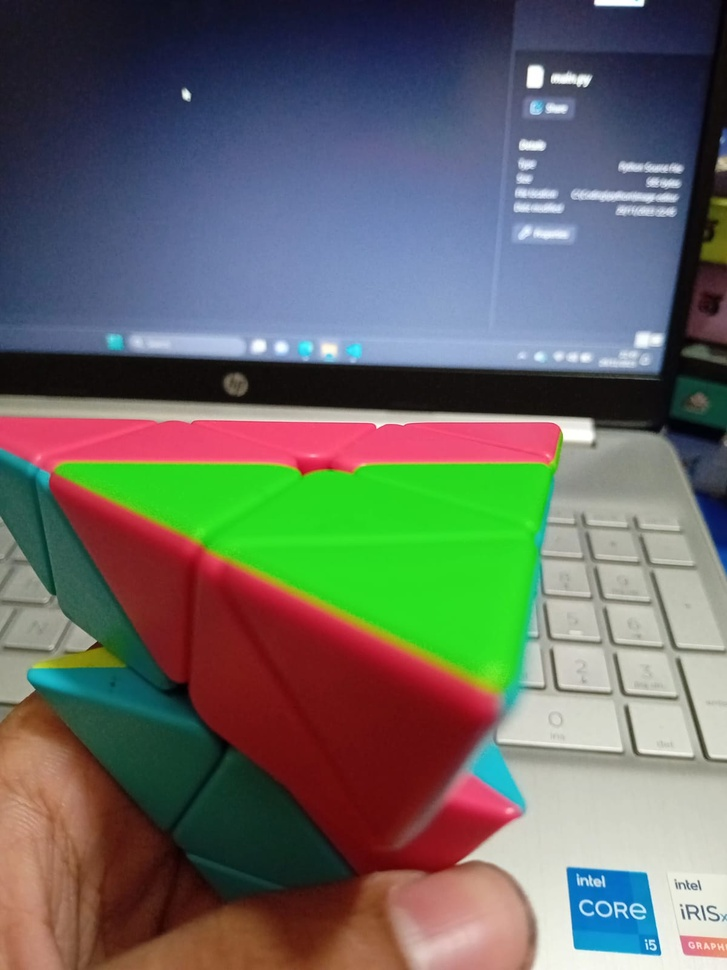
#> input picture Image editor/images/cube.jpeg, 727 x 970 px, shrunk from 1200 x 1600 before the run; its folder holds only this picture in this run
$ python main.py
#> lines starting #> are read from the running program, lines starting #| are printed output that depends on the picture
from PIL import Image, ImageEnhance, ImageFilter
import os
os.chdir('C:\Coding\python\Image editor') # input your file directory

path = "./images" # previous image
pathOut = "/editedimages" # edited image

for filename in os.listdir(path):
    img = Image.open(f"{path}/{filename}")
#> img is the input picture: PIL image 727x970 RGB; mean R, G, B 103, 105.4, 98.8

    # sharpening
    edit = img.filter(ImageFilter.SHARPEN)

    # contrast
    factor = 1.5
    enhancer = ImageEnhance.Contrast(edit)
    edit = enhancer.enhance(factor)
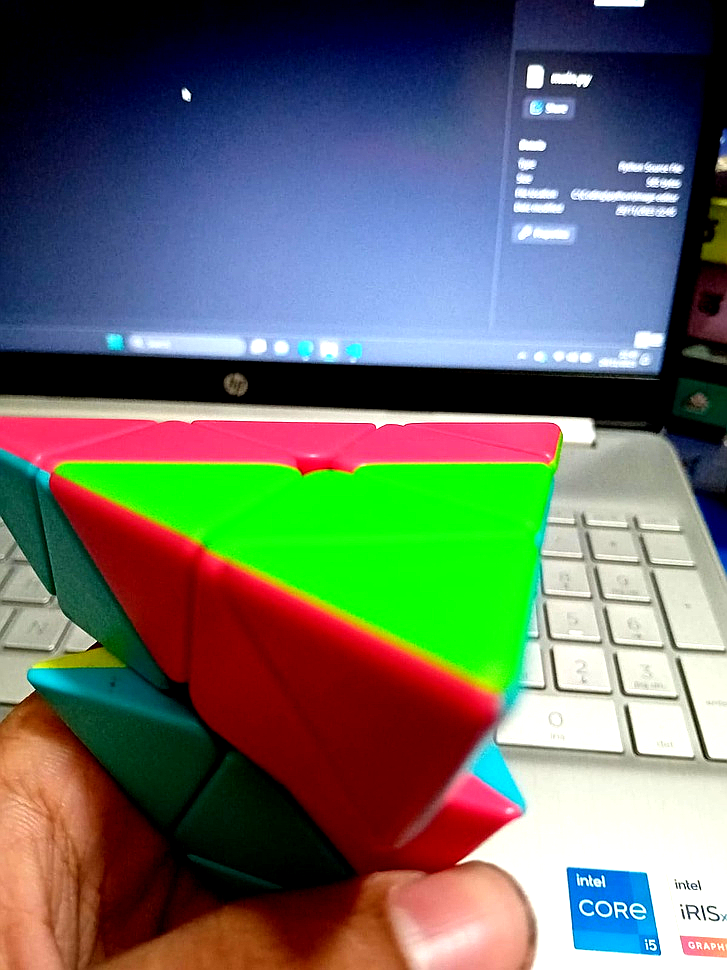
#> edit: PIL image 727x970 RGB; mean R, G, B 103.2, 107.5, 99.7


    clean_name = os.path.splitext(filename)[0]

    edit.save(f'.{pathOut}/{clean_name}_edited.jpg')

$ run again, on Image editor/images/old.jpeg
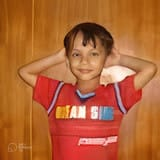
#> input picture Image editor/images/old.jpeg, 160 x 160 px
#> img is the input picture: PIL image 160x160 RGB; mean R, G, B 178.9, 99.5, 52.6
#> `edit = img.filter(ImageFilter.SHARPEN)`:
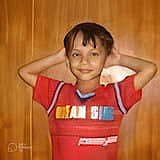
#> edit: PIL image 160x160 RGB; mean R, G, B 178.8, 99.6, 52.9
#> `edit = enhancer.enhance(factor)`:
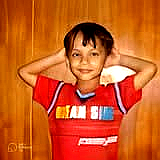
#> edit: PIL image 160x160 RGB; mean R, G, B 205.3, 90.8, 31.6
